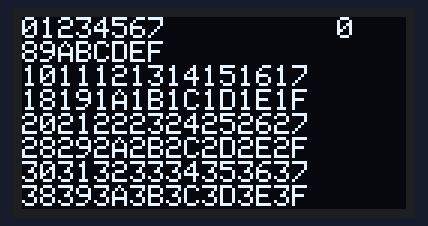
A sketch run on a simulated Arduino Uno, built with avr-gcc and run on an emulated ATmega328P. Parts: 128×64 one-colour display. What the sketch prints to the serial monitor is not drawn.

Above: at 0.4 s.
At 2.5 s:
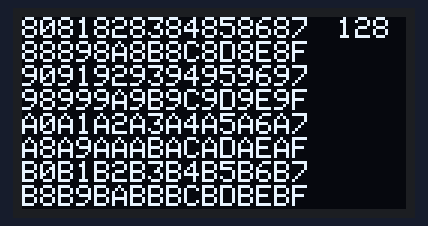
At 3.6 s:
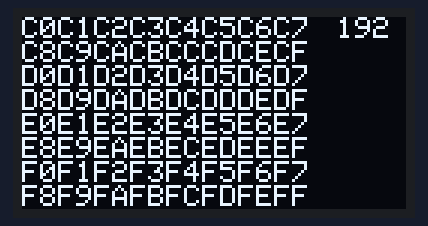
At 5.7 s:
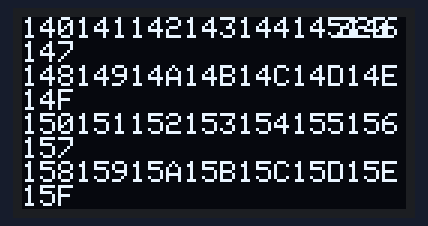
At 6.7 s:
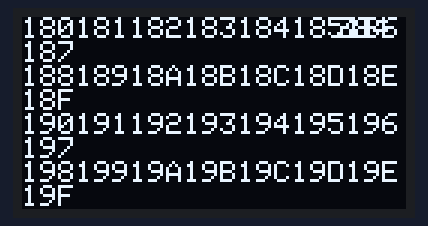
At 7.8 s:
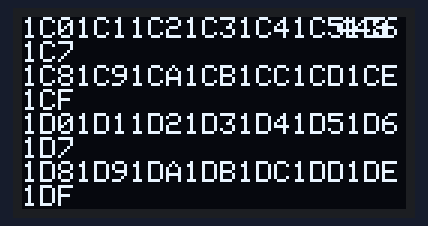

Measured:
- by itself, everything shown: repeats every 8.5 s, in 8 steps
- what the display in image 0 shows lasts 1.1 s, from 0.3 s to 1.4 s

The sketch:

Display_Test.ino
```cpp
#include <SPI.h>
#include <Wire.h>
#include <Adafruit_GFX.h>
#include <Adafruit_SH110X.h>

Adafruit_SH1107 display = Adafruit_SH1107(64, 128, &Wire);

uint16_t page_chan=0;
uint16_t page=0;

void setup() {
  Serial.begin(115200);

  delay(250); // wait for the OLED to power up
  display.begin(0x3C, true); // Address 0x3C default

  Serial.println("OLED begun");

  // Clear the buffer.
  display.clearDisplay();
  display.setRotation(1);
  display.setTextSize(1);
  display.setTextColor(SH110X_WHITE);

  Serial.println(page_chan);

}

void loop() {
  //For each page. 8 channels per line. 8 lines per page.
  for (page=0; page<=7; page++){
    display.clearDisplay();
    display.setCursor(105,0);
    display.print(page*64, DEC);
    display.setCursor(0,0);
    for (page_chan=0; page_chan <= 63; page_chan++){
      Serial.print(page*64+page_chan);
      display.print(page*64+page_chan, HEX);
      if (page_chan%8>=7) {
        display.println(" ");
        Serial.println(" ");
      }
    }
    display.display(); // actually display all of the above
    yield();
    delay(1000);
  }


}
```
